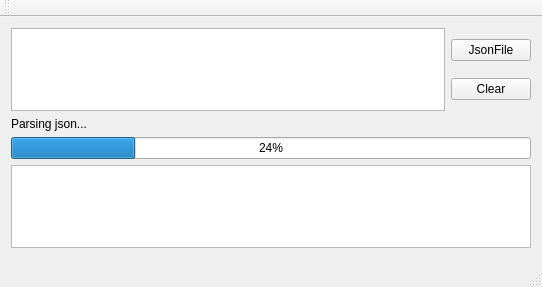
<?xml version="1.0" encoding="UTF-8"?>
<ui version="4.0">
 <class>MainWindow</class>
 <widget class="QMainWindow" name="MainWindow">
  <property name="geometry">
   <rect>
    <x>0</x>
    <y>0</y>
    <width>542</width>
    <height>287</height>
   </rect>
  </property>
  <property name="windowTitle">
   <string>CheckJsonFormat</string>
  </property>
  <widget class="QWidget" name="centralWidget">
   <layout class="QVBoxLayout" name="verticalLayout_2">
    <item>
     <layout class="QVBoxLayout" name="verticalLayout">
      <property name="bottomMargin">
       <number>6</number>
      </property>
      <item>
       <layout class="QHBoxLayout" name="horizontalLayout_2">
        <item>
         <widget class="QListWidget" name="jsonFilePath"/>
        </item>
        <item>
         <layout class="QVBoxLayout" name="verticalLayout_5" stretch="0,0">
          <item>
           <widget class="QPushButton" name="pushButton">
            <property name="text">
             <string>JsonFile</string>
            </property>
           </widget>
          </item>
          <item>
           <widget class="QPushButton" name="pushButton_2">
            <property name="text">
             <string>Clear</string>
            </property>
           </widget>
          </item>
         </layout>
        </item>
       </layout>
      </item>
      <item>
       <widget class="QLabel" name="label">
        <property name="text">
         <string>Parsing json...</string>
        </property>
       </widget>
      </item>
      <item>
       <widget class="QProgressBar" name="progressBar">
        <property name="value">
         <number>24</number>
        </property>
       </widget>
      </item>
      <item>
       <widget class="QListWidget" name="result"/>
      </item>
     </layout>
    </item>
   </layout>
  </widget>
  <widget class="QMenuBar" name="menuBar">
   <property name="geometry">
    <rect>
     <x>0</x>
     <y>0</y>
     <width>542</width>
     <height>23</height>
    </rect>
   </property>
  </widget>
  <widget class="QToolBar" name="mainToolBar">
   <attribute name="toolBarArea">
    <enum>TopToolBarArea</enum>
   </attribute>
   <attribute name="toolBarBreak">
    <bool>false</bool>
   </attribute>
  </widget>
  <widget class="QStatusBar" name="statusBar"/>
 </widget>
 <layoutdefault spacing="6" margin="11"/>
 <resources/>
 <connections/>
</ui>
